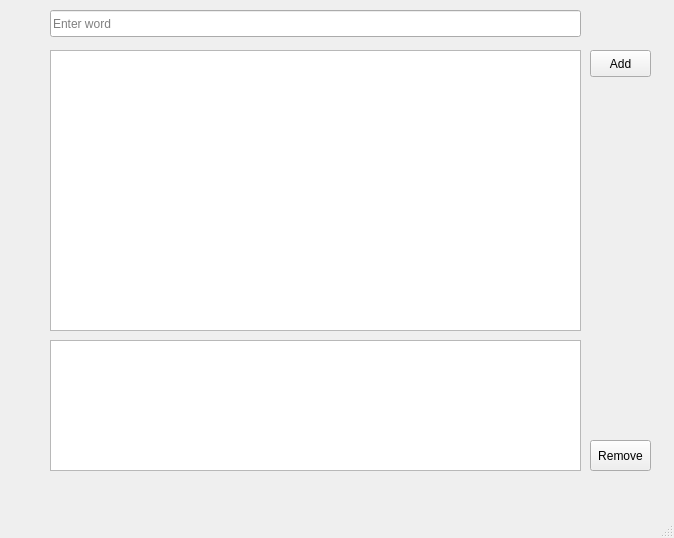
<?xml version="1.0" encoding="UTF-8"?>
<ui version="4.0">
 <class>MainWindow</class>
 <widget class="QMainWindow" name="MainWindow">
  <property name="geometry">
   <rect>
    <x>0</x>
    <y>0</y>
    <width>674</width>
    <height>538</height>
   </rect>
  </property>
  <property name="windowTitle">
   <string>MainWindow</string>
  </property>
  <widget class="QWidget" name="centralwidget">
   <widget class="QLineEdit" name="lineEdit">
    <property name="geometry">
     <rect>
      <x>50</x>
      <y>10</y>
      <width>531</width>
      <height>27</height>
     </rect>
    </property>
    <property name="text">
     <string/>
    </property>
    <property name="placeholderText">
     <string>Enter word</string>
    </property>
   </widget>
   <widget class="QTextEdit" name="textEdit">
    <property name="geometry">
     <rect>
      <x>50</x>
      <y>50</y>
      <width>531</width>
      <height>281</height>
     </rect>
    </property>
   </widget>
   <widget class="QTextEdit" name="textEdit_2">
    <property name="geometry">
     <rect>
      <x>50</x>
      <y>340</y>
      <width>531</width>
      <height>131</height>
     </rect>
    </property>
   </widget>
   <widget class="QPushButton" name="pushButton">
    <property name="geometry">
     <rect>
      <x>590</x>
      <y>50</y>
      <width>61</width>
      <height>27</height>
     </rect>
    </property>
    <property name="text">
     <string>Add</string>
    </property>
   </widget>
   <widget class="QPushButton" name="pushButton_2">
    <property name="geometry">
     <rect>
      <x>590</x>
      <y>440</y>
      <width>61</width>
      <height>31</height>
     </rect>
    </property>
    <property name="text">
     <string>Remove</string>
    </property>
   </widget>
  </widget>
  <widget class="QMenuBar" name="menubar">
   <property name="geometry">
    <rect>
     <x>0</x>
     <y>0</y>
     <width>674</width>
     <height>27</height>
    </rect>
   </property>
  </widget>
  <widget class="QStatusBar" name="statusbar"/>
 </widget>
 <resources/>
 <connections>
  <connection>
   <sender>lineEdit</sender>
   <signal>returnPressed()</signal>
   <receiver>lineEdit</receiver>
   <slot>copy()</slot>
   <hints>
    <hint type="sourcelabel">
     <x>111</x>
     <y>56</y>
    </hint>
    <hint type="destinationlabel">
     <x>203</x>
     <y>57</y>
    </hint>
   </hints>
  </connection>
 </connections>
</ui>
